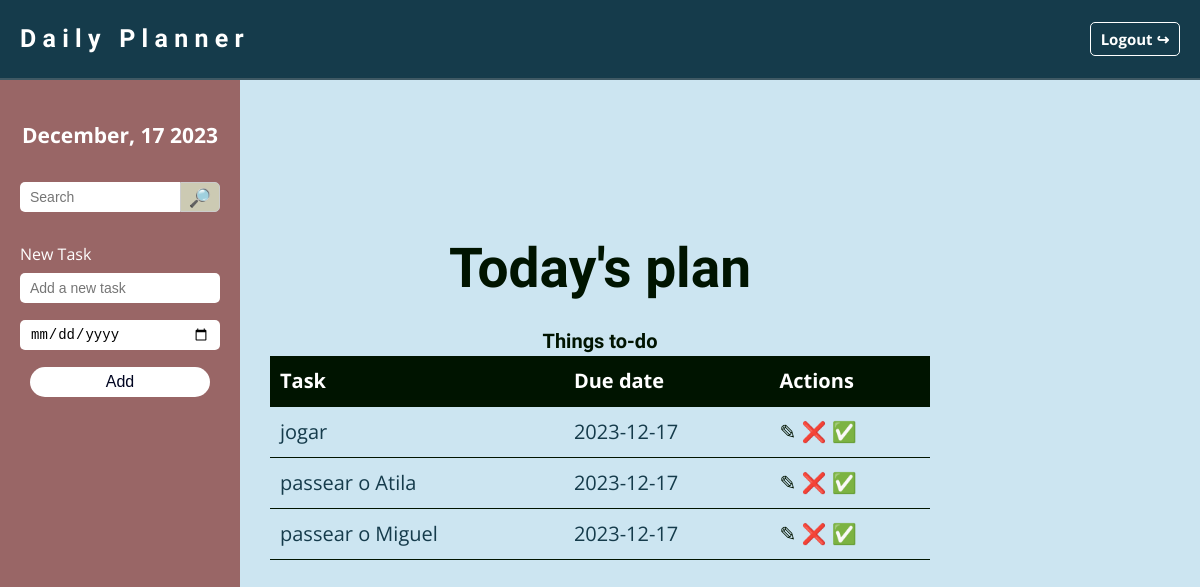
The page / (signed in) on the database as committed earlier.
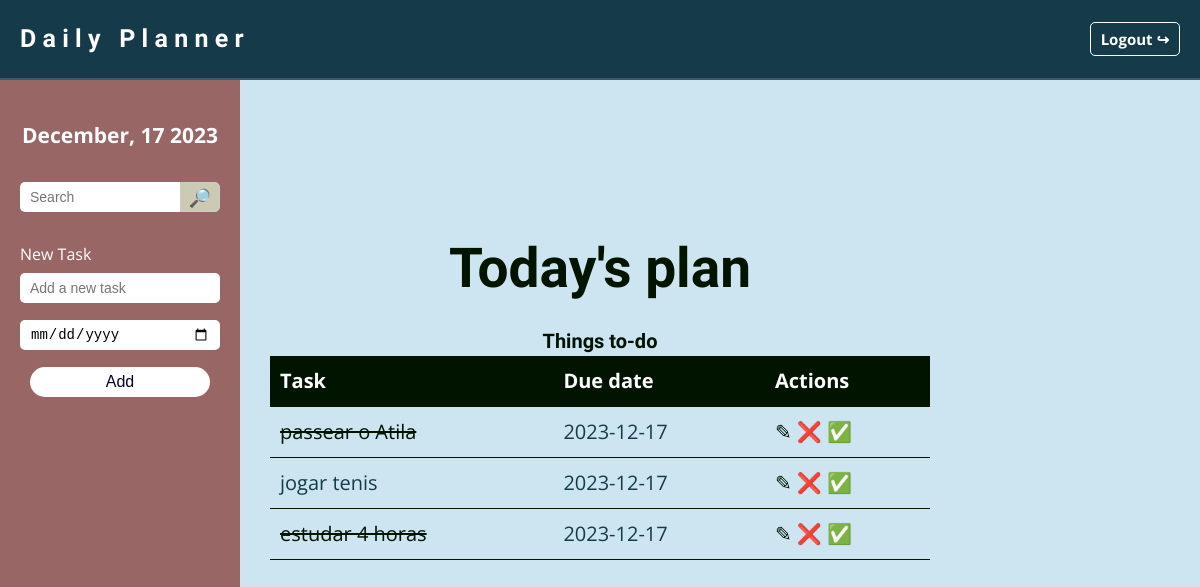
The same page on the database as committed later.
### website/models.py (models this page shows)
class Todo(db.Model):
    id = db.Column(db.Integer, primary_key=True)
    content = db.Column(db.String(2000), nullable=False)
    completed = db.Column(db.Integer, default=0)
    due_date = db.Column(db.DateTime(timezone=True),  nullable=True)
    date_created = db.Column(db.DateTime(timezone=True), default=func.now())
    date_updated = db.Column(db.DateTime(timezone=True),  nullable=True)
    user_id = db.Column(db.Integer, db.ForeignKey('user.id'))

### website/views.py (the view, shortened to what this page needs)
@views.route('/', methods=['GET', 'POST'])
@login_required
def home():
    today = date.today()
    tasks = Todo.query.filter(db.func.date(Todo.due_date) == today).order_by(Todo.due_date).all()
    current_date = datetime.now()
    formatted_date = current_date.strftime("%B, %d %Y")
    return render_template("index.html", user=current_user, formatted_date=formatted_date, tasks=tasks)

### website/__init__.py (called while the page is built)
def create_app():
    app = Flask(__name__)
    app.config.from_pyfile('config.py')
    app.config['SQLALCHEMY_DATABASE_URI'] = f'sqlite:///{DB_NAME}'
    db.init_app(app)
    from .views import views
    from .auth import auth
    app.register_blueprint(views, url_prefix='/')
    app.register_blueprint(auth, url_prefix='/')
    from .models import User, Todo
    create_database(app)
    login_manager = LoginManager()
    login_manager.login_view = 'auth.login'
    login_manager.init_app(app)
    @login_manager.user_loader
    def load_user(id):
        return User.query.get(int(id))
    return app

### website/templates/index.html
{% extends "main_layout.html" %}
{% block content %}
<aside class="sidebar">
    <header class="sidebar-header">
        <h6>{{ formatted_date }}</h6>
    </header>
    <form method="POST" class="search-form">
        <input type="search" name="search_query" placeholder="Search">
        <button type="submit" class="search-icon" >
                <p>🔎︎</p>
        </button>
    </form>
    <form class="new-task-form" method=POST>
        <label for="">New Task</label>
        <div>
            <input class="task-input" type="text" name="input_content" id="input_content", placeholder="Add a new task">
        </div>
        <div>
            <input class="task-input" type="date" id="input_due_date" name="input_due_date">
        </div>
        <div>
                <button class="btn-add" type="submit">Add</button>
        </div>
    </form>
</aside>
<div class="main-content task-content">
    <div class="task-table">
        <h2 class="solution-heading">Today's plan</h2>
        {% if tasks|length < 1 %}
        <span class="text-no-tasks"> There are no tasks!</span>
        {% else %}
        <table id="tasks-for-today">
            <caption>Things to-do</caption>
            <thead>
                <tr>
                <th>Task</th>
                <th>Due date</th>
                <th>Actions</th>
                </tr>
            </thead>
            <tbody>
            {% for task in tasks %}
                <tr>
                    {% if task.completed == 1 %}
                    <td class="line-done">{{ task.content }}</td>
                    <td> {{ task.due_date.date() }} </td>
                    <td class="actions">
                        <a href="/update/{{task.id}}">✎</a>
                        <a href="/delete/{{task.id}}">❌</a>
                        <a href="/complete/{{task.id}}">✅</a>
                    </td>
                    {% else %}
                    <td>{{ task.content }}</td>
                    <td> {{ task.due_date.date() }} </td>
                    <td class="actions">
                        <a href="/update/{{task.id}}">✎</a>
                        <a href="/delete/{{task.id}}">❌</a>
                        <a href="/complete/{{task.id}}">✅</a>
                    </td>
                    {% endif %}
                </tr>
            </tbody>
        {% endfor %}
        </table>
        {% endif %}
    </div>
</div>
{% endblock %}

### website/templates/main_layout.html (shortened to what this page needs)
<!DOCTYPE html>
<html lang="en">
<head>
    <link rel="stylesheet" href="{{ url_for('static', filename='css/style.css') }}">
</head>
<body>
    <header class="menu">
        <div class="main-content menu-content">
            <h5>
                <a href="/">Daily Planner</a>
            </h5>
            <nav>
                {% if user.is_authenticated %}
                <ul>
                    <li><a href="/logout"> Logout ↪ </a></li>
                </ul>
                {% endif %}
            </nav>
        </div>
    </header>
    <section id="planner" class="main section">
        {% block content %}
        {% endblock %}
    </section>
</body>
</html>

### website/static/css/style.css (style rules this page uses)
:root { --gap: 2rem; }
* { margin: 0; padding: 0; box-sizing: border-box; }
html { font-size: 62.5%; scroll-behavior: smooth; }
body { font-family: 'Open Sans', sans-serif; font-size: 2rem; line-height: 1.5; background-color:#cce5f1; color: #153b4b; }
h1, h2, h3, h4, h5, h6 { color: #153b4b; font-family: "Raleway", Helvetica, sans-serif; font-weight: 700; }
h2 { font-size: 5.5rem; }
h5 { font-size: 4rem; }
h6 { font-size: 3.5rem; }
a { text-decoration: none; }
h6 { font-size: 2em; color: #fff; text-align: center; }
.menu { background-color: #153b4b; border-bottom: solid 0.2rem rgba(160, 160, 160, 0.3); top: 0; left: 0; right: 0; width: 100%; z-index: 1; position: fixed; }
.main-content { max-width: 120rem; margin: 0 auto; padding: var(--gap); }
.menu-content { display: flex; justify-content: space-between; align-items: center; padding-top: 0; padding-bottom: 0; }
.menu h5 { font-family: "Raleway", Helvetica, sans-serif; letter-spacing: 0.25em; font-size: 2.5rem; color: #fff; }
.menu h5 a { color: inherit; text-decoration: none; }
.menu ul { list-style: none; display: flex; }
.menu ul li a { display: block; color: #fff; font-family: 'Open Sans', sans-serif; font-weight: 700; font-size: 1.5rem; position: relative; padding: 5px 10px; background: transparent; text-decoration: none; border-radius: 5px; transition: background-color 0.3s ease; border: 1px solid #fff; }
.section { min-height: 100vh; }
.sidebar { position: fixed; top: 0; left: 0; padding: 120px 10px 30px 10px; display: flex; flex-direction: column; gap: 30px; align-items: center; width: 240px; background-color: #996666; height: 100%; }
.sidebar-header h6 { font-family: 'Open Sans', sans-serif; font-size: 2.1rem; line-height: 1.5; color: #fff; }
.search-form { height: 30px; width: 200px; display: flex; border-radius: 6px; }
.search-form input { height: 100%; width: 160px; border: none; outline: none; padding: 0 10px; border-radius: 5px 0 0 5px; color: #000; font-size: 14px; }
.search-icon { height: 100%; width: 40px; line-height: 30px; text-align: center; background: #cccab3; border: 1px solid #ccc; border-radius: 0 5px 5px 0; cursor: pointer; }
.search-icon p { color: #060606; font-size: 18px; }
.new-task-form { display: flex; flex-direction: column; width: 200px; color: #fff; font-family: 'Open Sans', sans-serif; font-size: 1.6rem; gap: 7px; }
.task-input { width: 200px; height: 30px; border: none; outline: none; padding: 0 10px; border-radius: 5px; color: #000; font-size: 14px; margin-bottom: 10px; }
.btn-add { width: 90%; height: 30px; border-radius: 40px; background-color: #fff; color:#000521; border: none; outline: none; cursor: pointer; font-size: 1em; font-weight: 400; margin: auto; display: block; }
.task-content { max-width: 70rem; min-height: 100vh; display: flex; flex-flow: column wrap; justify-content: center; }
.task-table { overflow: hidden; overflow-y: auto; }
.solution-heading { color: #001400; line-height: 1; margin-bottom: 3rem; text-align: center; }
table { min-width: 360px; width: 100%; border-collapse: collapse; }
table caption { color: #001400; font-family: "Raleway", Helvetica, sans-serif; font-size: 2rem; font-weight: 700; text-align: center; }
table td, table th { white-space: nowrap; padding: 1rem; text-align: left; border-bottom: 1px solid #001400; }
table th { background: #001400; color: #fff; }
.actions a { color: #001400; }
.line-done { text-decoration: line-through; color: #001400; }

Rows that differ between the two databases and show on the page:
no longer on this page (row edited): Todo: content "jogar", due_date "2023-12-17"
removed Todo: content "passear o Miguel", due_date "2023-12-17"
added Todo: content "jogar tenis", due_date "2023-12-17"
added Todo: content "estudar 4 horas", due_date "2023-12-17"
